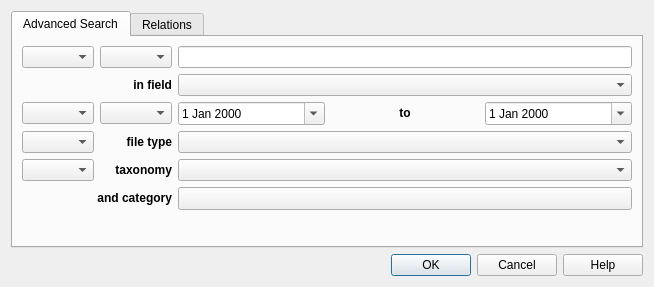
<?xml version="1.0" encoding="UTF-8"?>
<ui version="4.0">
 <class>Dialog</class>
 <widget class="QDialog" name="Dialog">
  <property name="geometry">
   <rect>
    <x>0</x>
    <y>0</y>
    <width>654</width>
    <height>287</height>
   </rect>
  </property>
  <property name="windowTitle">
   <string>Dialog</string>
  </property>
  <layout class="QVBoxLayout" name="verticalLayout">
   <item>
    <widget class="QTabWidget" name="tabWidget">
     <property name="currentIndex">
      <number>0</number>
     </property>
     <property name="iconSize">
      <size>
       <width>20</width>
       <height>20</height>
      </size>
     </property>
     <widget class="QWidget" name="searchTab">
      <attribute name="title">
       <string>Advanced Search</string>
      </attribute>
      <layout class="QGridLayout" name="gridLayout">
       <item row="1" column="3" colspan="3">
        <widget class="QComboBox" name="comboField"/>
       </item>
       <item row="2" column="4">
        <widget class="QLabel" name="labelDateRangeTo">
         <property name="text">
          <string>&lt;html&gt;&lt;head/&gt;&lt;body&gt;&lt;p align=&quot;center&quot;&gt;&lt;span style=&quot; font-weight:600;&quot;&gt;to&lt;/span&gt;&lt;/p&gt;&lt;/body&gt;&lt;/html&gt;</string>
         </property>
        </widget>
       </item>
       <item row="6" column="1">
        <widget class="QComboBox" name="comboTaxonomyOp"/>
       </item>
       <item row="8" column="2" colspan="3">
        <spacer name="verticalSpacer">
         <property name="orientation">
          <enum>Qt::Vertical</enum>
         </property>
         <property name="sizeHint" stdset="0">
          <size>
           <width>0</width>
           <height>0</height>
          </size>
         </property>
        </spacer>
       </item>
       <item row="2" column="3">
        <widget class="QDateEdit" name="dateFrom">
         <property name="calendarPopup">
          <bool>true</bool>
         </property>
        </widget>
       </item>
       <item row="6" column="3" colspan="3">
        <widget class="QComboBox" name="comboTaxonomy"/>
       </item>
       <item row="2" column="1">
        <widget class="QComboBox" name="comboDateOp"/>
       </item>
       <item row="0" column="1">
        <widget class="QComboBox" name="comboKeywordsOp"/>
       </item>
       <item row="1" column="1" colspan="2">
        <widget class="QLabel" name="label">
         <property name="text">
          <string>&lt;html&gt;&lt;head/&gt;&lt;body&gt;&lt;p&gt;&lt;span style=&quot; font-weight:600;&quot;&gt;in field&lt;/span&gt;&lt;/p&gt;&lt;/body&gt;&lt;/html&gt;</string>
         </property>
         <property name="alignment">
          <set>Qt::AlignRight|Qt::AlignTrailing|Qt::AlignVCenter</set>
         </property>
        </widget>
       </item>
       <item row="5" column="1">
        <widget class="QComboBox" name="comboTypeOp"/>
       </item>
       <item row="2" column="2">
        <widget class="QComboBox" name="comboDateType"/>
       </item>
       <item row="0" column="3" colspan="3">
        <widget class="QLineEdit" name="lineKeywords">
         <property name="sizePolicy">
          <sizepolicy hsizetype="Expanding" vsizetype="Fixed">
           <horstretch>1</horstretch>
           <verstretch>1</verstretch>
          </sizepolicy>
         </property>
        </widget>
       </item>
       <item row="0" column="2">
        <widget class="QComboBox" name="comboKeywordsType"/>
       </item>
       <item row="6" column="2">
        <widget class="QLabel" name="labelTaxonomy">
         <property name="text">
          <string>&lt;html&gt;&lt;head/&gt;&lt;body&gt;&lt;p&gt;&lt;span style=&quot; font-weight:600;&quot;&gt;taxonomy&lt;/span&gt;&lt;/p&gt;&lt;/body&gt;&lt;/html&gt;</string>
         </property>
         <property name="alignment">
          <set>Qt::AlignRight|Qt::AlignTrailing|Qt::AlignVCenter</set>
         </property>
        </widget>
       </item>
       <item row="5" column="2">
        <widget class="QLabel" name="labelType">
         <property name="text">
          <string>&lt;html&gt;&lt;head/&gt;&lt;body&gt;&lt;p&gt;&lt;span style=&quot; font-weight:600;&quot;&gt;file type&lt;/span&gt;&lt;/p&gt;&lt;/body&gt;&lt;/html&gt;</string>
         </property>
         <property name="alignment">
          <set>Qt::AlignRight|Qt::AlignTrailing|Qt::AlignVCenter</set>
         </property>
        </widget>
       </item>
       <item row="5" column="3" colspan="3">
        <widget class="QComboBox" name="comboType"/>
       </item>
       <item row="7" column="1" colspan="2">
        <widget class="QLabel" name="labelCategory">
         <property name="text">
          <string>&lt;html&gt;&lt;head/&gt;&lt;body&gt;&lt;p&gt;&lt;span style=&quot; font-weight:600;&quot;&gt;and category&lt;/span&gt;&lt;/p&gt;&lt;/body&gt;&lt;/html&gt;</string>
         </property>
         <property name="alignment">
          <set>Qt::AlignRight|Qt::AlignTrailing|Qt::AlignVCenter</set>
         </property>
        </widget>
       </item>
       <item row="2" column="5">
        <widget class="QDateEdit" name="dateTo">
         <property name="calendarPopup">
          <bool>true</bool>
         </property>
        </widget>
       </item>
       <item row="7" column="3" colspan="3">
        <widget class="QPushButton" name="buttonCategory">
         <property name="sizePolicy">
          <sizepolicy hsizetype="Minimum" vsizetype="Fixed">
           <horstretch>1</horstretch>
           <verstretch>0</verstretch>
          </sizepolicy>
         </property>
         <property name="focusPolicy">
          <enum>Qt::WheelFocus</enum>
         </property>
         <property name="styleSheet">
          <string notr="true">QPushButton  {
    text-align: left;
	min-height: 21px;
	padding-left: 5px;
}</string>
         </property>
         <property name="text">
          <string/>
         </property>
         <property name="iconSize">
          <size>
           <width>16</width>
           <height>16</height>
          </size>
         </property>
         <property name="flat">
          <bool>false</bool>
         </property>
        </widget>
       </item>
      </layout>
     </widget>
     <widget class="QWidget" name="relationsTab">
      <attribute name="title">
       <string>Relations</string>
      </attribute>
      <layout class="QVBoxLayout" name="verticalLayout_2">
       <property name="bottomMargin">
        <number>6</number>
       </property>
       <item>
        <widget class="QTreeView" name="relationsTree">
         <property name="styleSheet">
          <string notr="true">QTreeView{
	background: transparent; 
	border:0;
}</string>
         </property>
         <property name="editTriggers">
          <set>QAbstractItemView::NoEditTriggers</set>
         </property>
         <property name="allColumnsShowFocus">
          <bool>true</bool>
         </property>
         <attribute name="headerDefaultSectionSize">
          <number>0</number>
         </attribute>
        </widget>
       </item>
       <item>
        <layout class="QHBoxLayout" name="buttonBoxRelations">
         <item>
          <widget class="QPushButton" name="buttonAddRelation">
           <property name="toolTip">
            <string>Add Relation to Query</string>
           </property>
           <property name="text">
            <string>Add</string>
           </property>
           <property name="iconSize">
            <size>
             <width>18</width>
             <height>18</height>
            </size>
           </property>
          </widget>
         </item>
         <item>
          <widget class="QPushButton" name="buttonRemoveRelation">
           <property name="toolTip">
            <string>Remove Relation from Query</string>
           </property>
           <property name="text">
            <string>Remove</string>
           </property>
           <property name="iconSize">
            <size>
             <width>18</width>
             <height>18</height>
            </size>
           </property>
          </widget>
         </item>
         <item>
          <spacer name="horizontalSpacer_2">
           <property name="orientation">
            <enum>Qt::Horizontal</enum>
           </property>
           <property name="sizeHint" stdset="0">
            <size>
             <width>40</width>
             <height>20</height>
            </size>
           </property>
          </spacer>
         </item>
         <item>
          <widget class="QPushButton" name="buttonClearRelations">
           <property name="toolTip">
            <string>Clear All Relations</string>
           </property>
           <property name="text">
            <string>Clear</string>
           </property>
           <property name="iconSize">
            <size>
             <width>18</width>
             <height>18</height>
            </size>
           </property>
          </widget>
         </item>
        </layout>
       </item>
      </layout>
     </widget>
    </widget>
   </item>
   <item>
    <widget class="QDialogButtonBox" name="buttonBox">
     <property name="orientation">
      <enum>Qt::Horizontal</enum>
     </property>
     <property name="standardButtons">
      <set>QDialogButtonBox::Cancel|QDialogButtonBox::Help|QDialogButtonBox::Ok</set>
     </property>
    </widget>
   </item>
  </layout>
 </widget>
 <resources/>
 <connections>
  <connection>
   <sender>buttonBox</sender>
   <signal>accepted()</signal>
   <receiver>Dialog</receiver>
   <slot>accept()</slot>
   <hints>
    <hint type="sourcelabel">
     <x>248</x>
     <y>254</y>
    </hint>
    <hint type="destinationlabel">
     <x>157</x>
     <y>274</y>
    </hint>
   </hints>
  </connection>
  <connection>
   <sender>buttonBox</sender>
   <signal>rejected()</signal>
   <receiver>Dialog</receiver>
   <slot>reject()</slot>
   <hints>
    <hint type="sourcelabel">
     <x>316</x>
     <y>260</y>
    </hint>
    <hint type="destinationlabel">
     <x>286</x>
     <y>274</y>
    </hint>
   </hints>
  </connection>
 </connections>
</ui>
